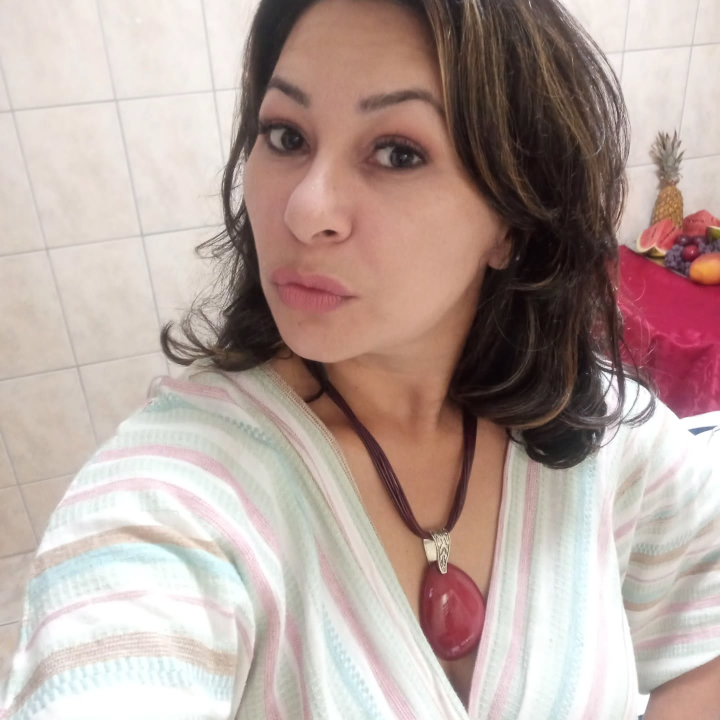
#> input picture fotos/ref-01-closeup-frontal-sem-oculos.jpg, 1440 x 1440 px (shown at 1/2 size)
$ python -i foto.py   (imports and definitions only)
#> lines starting #> are read from the running program, lines starting #| are printed output that depends on the picture
#> further down, picture is the input picture: PIL image 1440x1440 RGB; mean R, G, B 182.6, 163.4, 157.1
# -*- coding: utf-8 -*-
"""Tratamento das FOTOS REAIS da Marcia (o unico insumo do projeto que acaba).

Era `gerar_estatico.py`, que tambem carregava os dois templates antigos (`capa`
e `editorial`). Os dois foram aposentados em 14/08/2026: os dois exigiam foto do
rosto dela e faziam 100% do feed consumir o banco de 10 fotos. O que sobrou aqui
e o util — corrigir letterbox, uniformizar luz e recortar com foco no rosto —
usado pelo formato `retrato` e pelas cenas de retrato do Reels.
"""
from __future__ import annotations

from PIL import Image, ImageEnhance


def tratar(img: Image.Image) -> Image.Image:
    """Ajuste leve para uniformizar a luz entre fotos de origens diferentes."""
    img = cortar_barras(img)
    img = ImageEnhance.Brightness(img).enhance(1.04)
    img = ImageEnhance.Contrast(img).enhance(1.05)
    img = ImageEnhance.Color(img).enhance(1.06)
    img = ImageEnhance.Sharpness(img).enhance(1.08)
    return img


def cortar_barras(img: Image.Image) -> Image.Image:
    """Remove barras pretas laterais/verticais (algumas fotos vieram do IG com
    letterbox). Varre as bordas enquanto a linha/coluna for quase preta."""
    img = img.convert("RGB")
    cinza = img.convert("L")
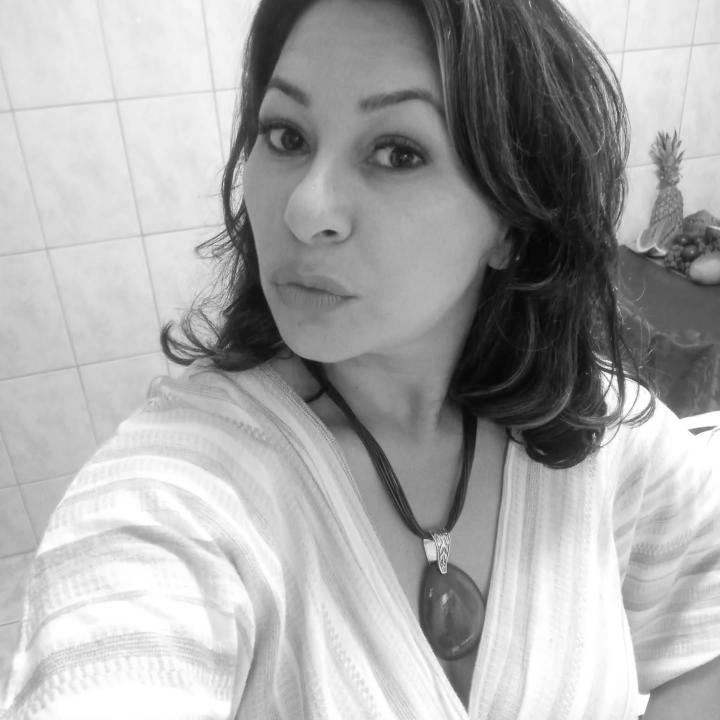
#> cinza: PIL image 1440x1440 L (shown at 1/2 size); min 5, max 255, mean 168.4
    larg, alt = img.size
#> larg = 1440; alt = 1440
    px = cinza.load()

    def escura_col(x):
        amostra = [px[x, y] for y in range(0, alt, max(1, alt // 40))]
#> amostra = 40 items
        return sum(amostra) / len(amostra) < 22

    def escura_lin(y):
        amostra = [px[x, y] for x in range(0, larg, max(1, larg // 40))]
        return sum(amostra) / len(amostra) < 22

    e = 0
    while e < larg // 4 and escura_col(e):
        e += 1
#> after the loop, e = 0
    dd = larg - 1
#> dd = 1439
    while dd > larg * 3 // 4 and escura_col(dd):
        dd -= 1
#> this loop made 0 passes
#> after the loop, dd = 1439
    t = 0
#> t = 0
    while t < alt // 4 and escura_lin(t):
#> in escura_lin, `amostra = [px[x, y] for x in range(0, larg, max(1, larg // 40))]`: amostra = 40 items
        t += 1
#> after the loop, t = 0
    b = alt - 1
#> b = 1439
    while b > alt * 3 // 4 and escura_lin(b):
        b -= 1
#> after the loop, b = 1439

    if (e, t, dd + 1, b + 1) != (0, 0, larg, alt):
        img = img.crop((e, t, dd + 1, b + 1))
    return img


def cobrir(img: Image.Image, larg: int, alt: int, foco_y: float = 0.38) -> Image.Image:
    """Recorta a foto para cobrir larg x alt, centrando em x e no foco_y em y
    (0=topo, 1=base). Rosto costuma estar no terco superior -> foco 0.38."""
    img = img.convert("RGB")
    escala = max(larg / img.width, alt / img.height)
    nova = (round(img.width * escala), round(img.height * escala))
    img = img.resize(nova, Image.LANCZOS)
    x = (img.width - larg) // 2
    y = int((img.height - alt) * foco_y)
    y = max(0, min(y, img.height - alt))
    return img.crop((x, y, x + larg, y + alt))

>>> from PIL import Image
>>> picture = Image.open('fotos/ref-01-closeup-frontal-sem-oculos.jpg')
>>> result = tratar(picture)

$ run again, on fotos/ref-03-closeup-oculos-boina.jpg
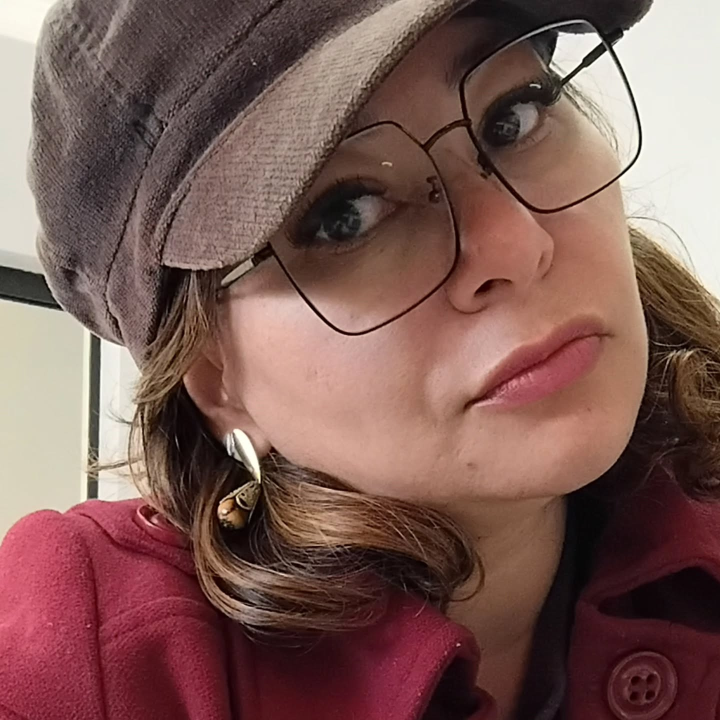
#> input picture fotos/ref-03-closeup-oculos-boina.jpg, 1440 x 1440 px (shown at 1/2 size)
#> picture is the input picture: PIL image 1440x1440 RGB; mean R, G, B 124.5, 91.3, 85.3
#> in cortar_barras, `cinza = img.convert("L")`:
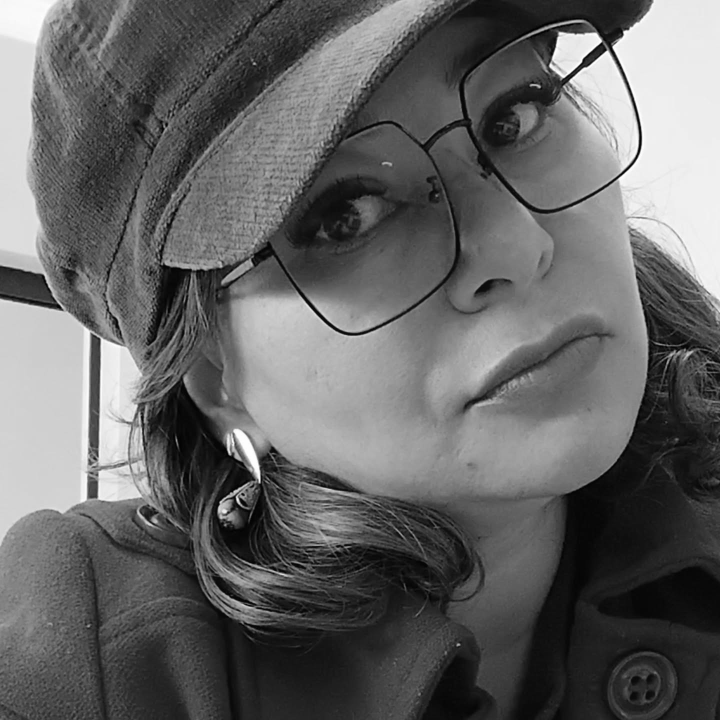
#> cinza: PIL image 1440x1440 L (shown at 1/2 size); min 0, max 255, mean 100.6
#> in escura_col, `amostra = [px[x, y] for y in range(0, alt, max(1, alt // 40))]`: amostra = 40 items
#> in cortar_barras, `dd = larg - 1`: dd = 1439
#> in cortar_barras, `t = 0`: t = 0
#> in escura_lin, `amostra = [px[x, y] for x in range(0, larg, max(1, larg // 40))]`: amostra = 40 items
#> after the loop in cortar_barras, `while t < alt // 4 and escura_lin(t):`: t = 0
#> in cortar_barras, `b = alt - 1`: b = 1439

$ run again, on fotos/ref-04-sorrindo-oculos-restaurante.jpg
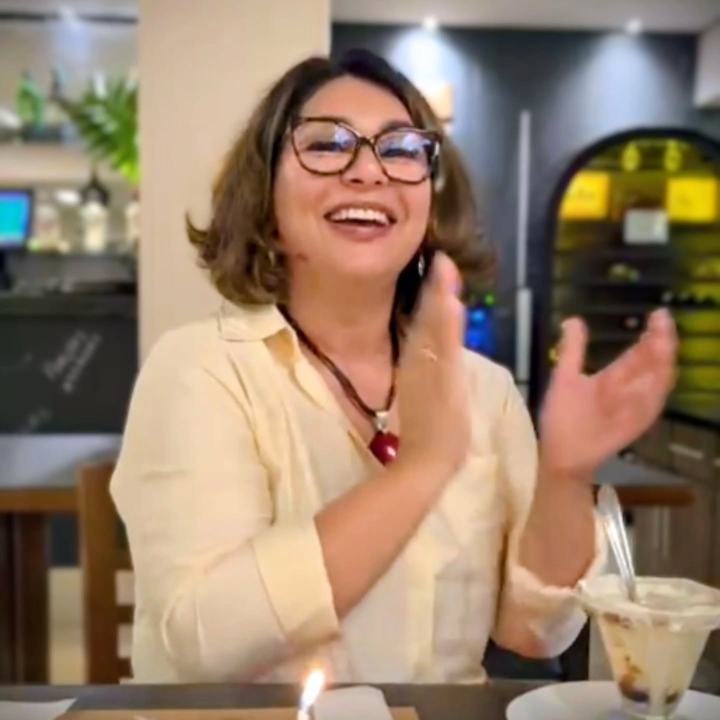
#> input picture fotos/ref-04-sorrindo-oculos-restaurante.jpg, 1440 x 1440 px (shown at 1/2 size)
#> picture is the input picture: PIL image 1440x1440 RGB; mean R, G, B 150.4, 127.6, 106.6
#> in cortar_barras, `cinza = img.convert("L")`:
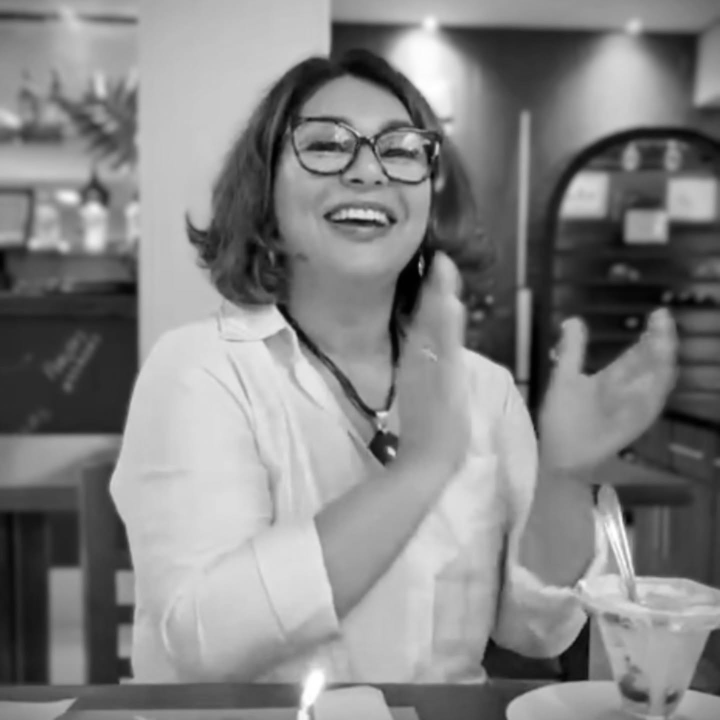
#> cinza: PIL image 1440x1440 L (shown at 1/2 size); min 0, max 255, mean 132
#> in escura_col, `amostra = [px[x, y] for y in range(0, alt, max(1, alt // 40))]`: amostra = 40 items
#> in cortar_barras, `dd = larg - 1`: dd = 1439
#> in cortar_barras, `t = 0`: t = 0
#> in escura_lin, `amostra = [px[x, y] for x in range(0, larg, max(1, larg // 40))]`: amostra = 40 items
#> after the loop in cortar_barras, `while t < alt // 4 and escura_lin(t):`: t = 0
#> in cortar_barras, `b = alt - 1`: b = 1439

$ run again, on fotos/ref-05-sorrindo-oculos-sol.jpg
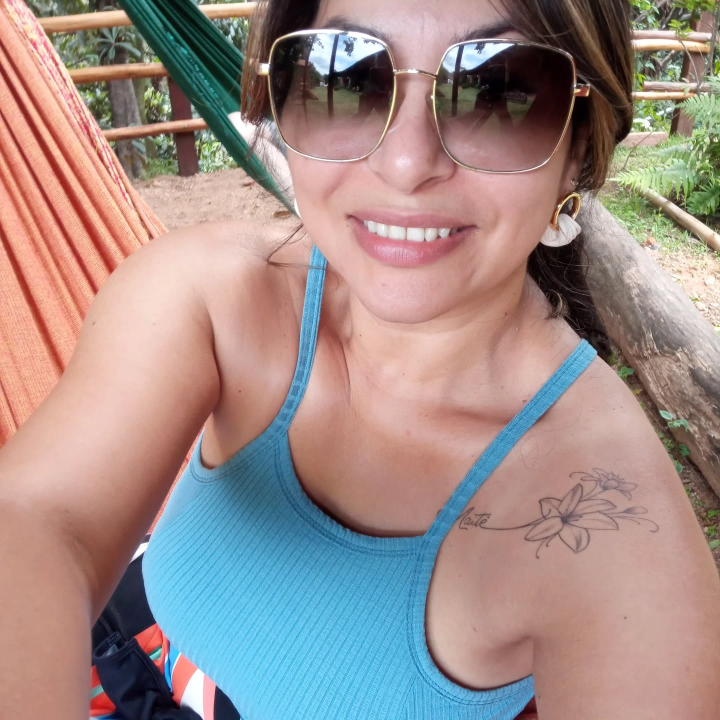
#> input picture fotos/ref-05-sorrindo-oculos-sol.jpg, 1440 x 1440 px (shown at 1/2 size)
#> picture is the input picture: PIL image 1440x1440 RGB; mean R, G, B 159.2, 140.7, 136.6
#> in cortar_barras, `cinza = img.convert("L")`:
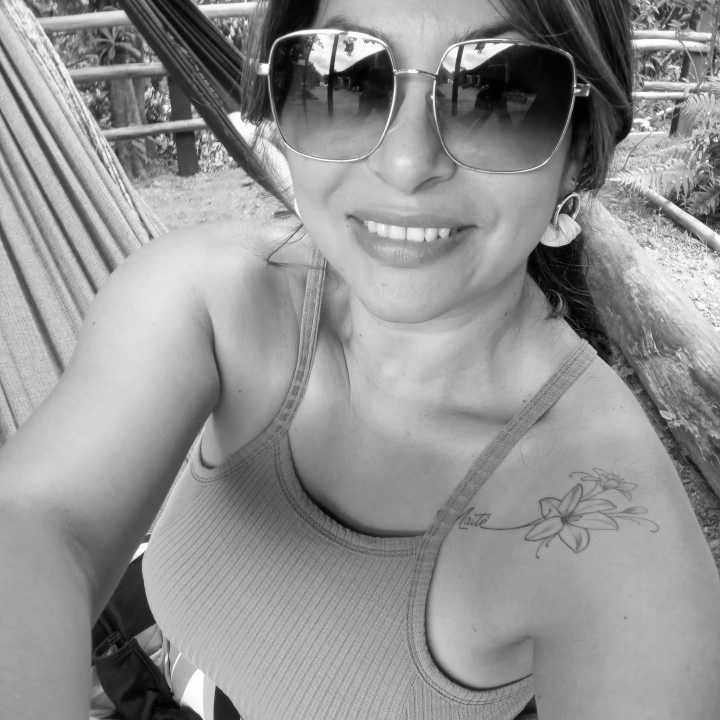
#> cinza: PIL image 1440x1440 L (shown at 1/2 size); min 0, max 255, mean 145.8
#> in escura_col, `amostra = [px[x, y] for y in range(0, alt, max(1, alt // 40))]`: amostra = 40 items
#> in cortar_barras, `dd = larg - 1`: dd = 1439
#> in cortar_barras, `t = 0`: t = 0
#> in escura_lin, `amostra = [px[x, y] for x in range(0, larg, max(1, larg // 40))]`: amostra = 40 items
#> after the loop in cortar_barras, `while t < alt // 4 and escura_lin(t):`: t = 0
#> in cortar_barras, `b = alt - 1`: b = 1439
